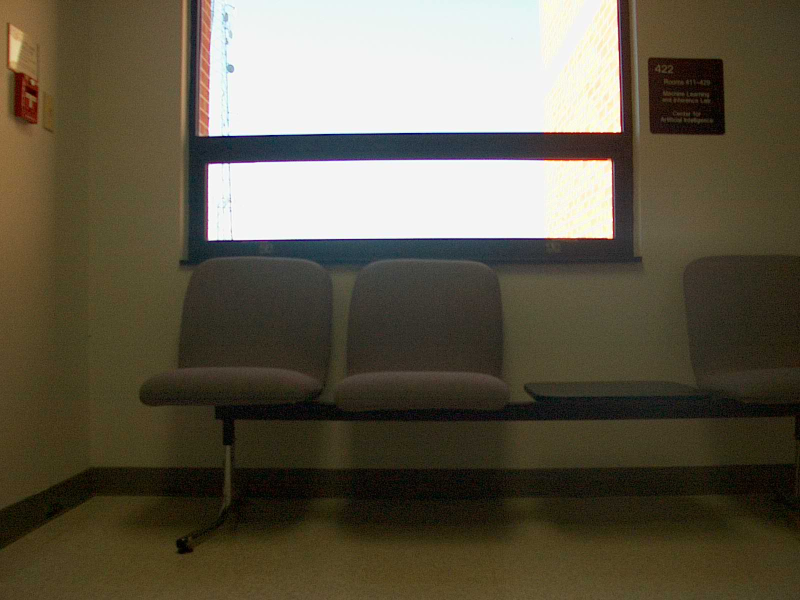
#> input picture DynamicCursor_HistogramComparisons/ST2MainHall4/ST2MainHall4001.jpg, 1600 x 1200 px (shown at 1/2 size); its folder holds only this picture in this run
$ python part2.py
#> lines starting #> are read from the running program, lines starting #| are printed output that depends on the picture
# Alec Webb CS682 Homework2-problem2
from os import listdir
from os.path import join, isfile
from itertools import product

import matplotlib.pyplot as pyplot
import numpy as np
import math
import cv2

path = 'ST2MainHall4/'
histograms = []
gmax = 255
nimgs = 0
bin = 512

def BuildHistograms():
    global nimgs
    global histograms

    print("Loading image files...")
    imagefiles = [imgfile for imgfile in listdir(path) if isfile(join(path, imgfile))]
    imagefiles.sort()
    nimgs = len(imagefiles)

    for imgfile in imagefiles:
        imgfilename = join(path, imgfile)
        img = cv2.imread(imgfilename)
        b, g, r = cv2.split(img)
        #x << k == x multiplied by 2 to the power of k
        #x >> k == x divided by 2 to the power of k
        colortoindex = ((b >> 5) << 6) + ((g >> 5) << 3) + (r >> 5)
        (rows, cols) = colortoindex.shape
        indices = colortoindex.reshape([rows * cols, 1])
        (histogram, _) = np.histogram(indices, bins = range(0, bin + 1))
        histograms = [*histograms, histogram]

def ComputeDisplayIntersection():
    print("Computing histogram intersection...")
    ComputedIntersection = np.ones((nimgs, nimgs))
    for i in range(0, nimgs - 1):
        for j in range(i + 1, nimgs):
            ComputedIntersection[i, j] = HistogramIntersection(histograms[i], histograms[j])
            ComputedIntersection[j, i] = ComputedIntersection[i, j]

    #convert to range 0 to gmax
    IntersectionImage = (gmax * ComputedIntersection)
    Display(IntersectionImage, 'Histogram Intersection')

def ComputeDisplayChiSquare():
    print("Computing chi square measure...")
    ComputedChiSquare = np.zeros((nimgs, nimgs))
    for i in range(0, nimgs - 1):
        for j in range(i + 1, nimgs):
            ComputedChiSquare[i, j] = ChiSquaredMeasure(histograms[i], histograms[j])
            ComputedChiSquare[j, i] = ComputedChiSquare[i, j]

    #convert to range 0 to gmax
    ChiSqureImage = (gmax - (gmax * (ComputedChiSquare)) / (np.amax(ComputedChiSquare)))
    Display(ChiSqureImage, 'Chi Squared Measure')

def HistogramIntersection(H1, H2):
    sum_dividend = 0.0
    sum_divisor = 0.0
    for i in range(0, bin):
        sum_dividend = sum_dividend + min(H1[i], H2[i])
        sum_divisor = sum_divisor + max(H1[i], H2[i])
    return sum_dividend/sum_divisor

def ChiSquaredMeasure(H1, H2):
    summation = 0.0
    for i in range(0, bin):
        #summation constraint i:H1+H2 > 0
        if (H1[i] + H2[i] > 0):
            summation += (math.pow(H1[i] - H2[i], 2) / (H1[i] + H2[i]))
    return summation

def Display(img, title):
    pyplot.imshow(img)
    pyplot.gray()
    pyplot.suptitle(title)
    pyplot.colorbar()
    pyplot.show()

def main():
    BuildHistograms()
#> in BuildHistograms, img is the input picture: shape (1200, 1600, 3); mean B, G, R 73.1, 89.9, 96.8
#> in BuildHistograms, `b, g, r = cv2.split(img)`:
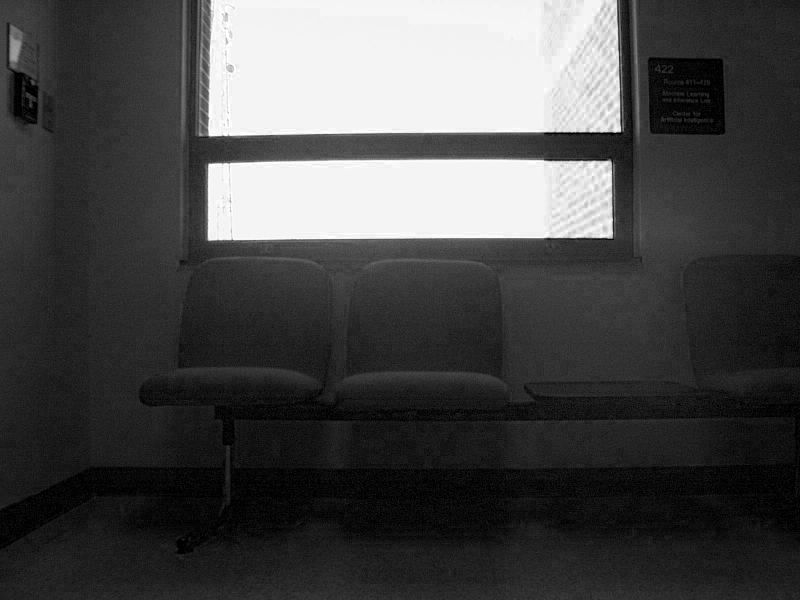
#> b: shape (1200, 1600) (shown at 1/2 size); min 0, max 255, mean 73.1
#> in BuildHistograms, `b, g, r = cv2.split(img)`:
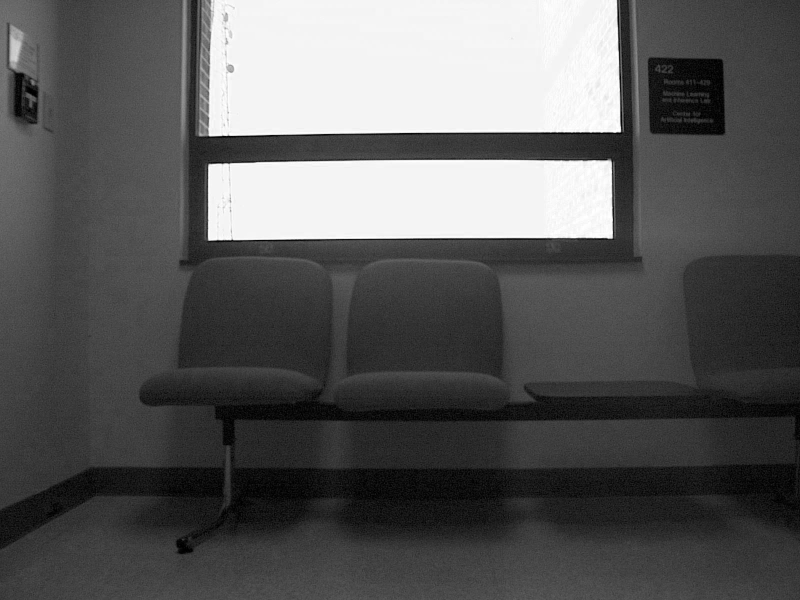
#> g: shape (1200, 1600) (shown at 1/2 size); min 0, max 255, mean 89.9
#> in BuildHistograms, `b, g, r = cv2.split(img)`:
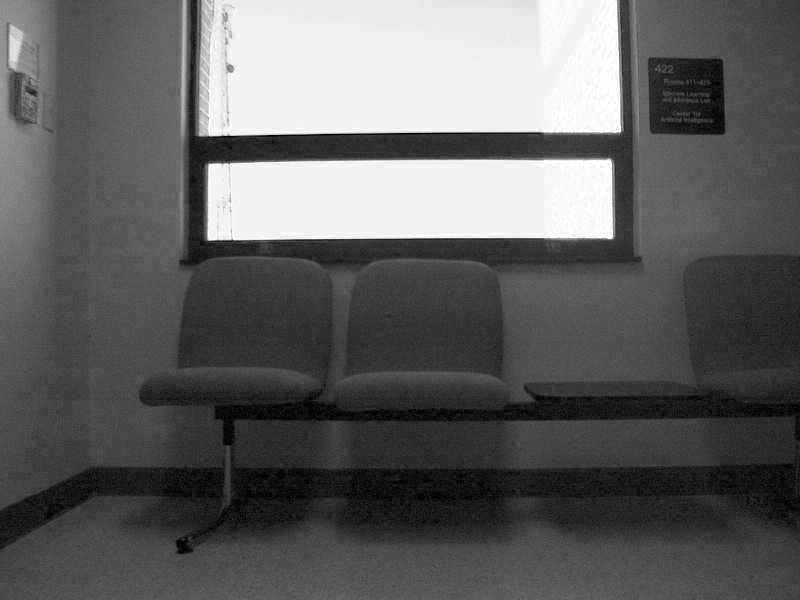
#> r: shape (1200, 1600) (shown at 1/2 size); min 0, max 255, mean 96.8
#> in BuildHistograms, `colortoindex = ((b >> 5) << 6) + ((g >> 5) << 3) + (r >> 5)`:
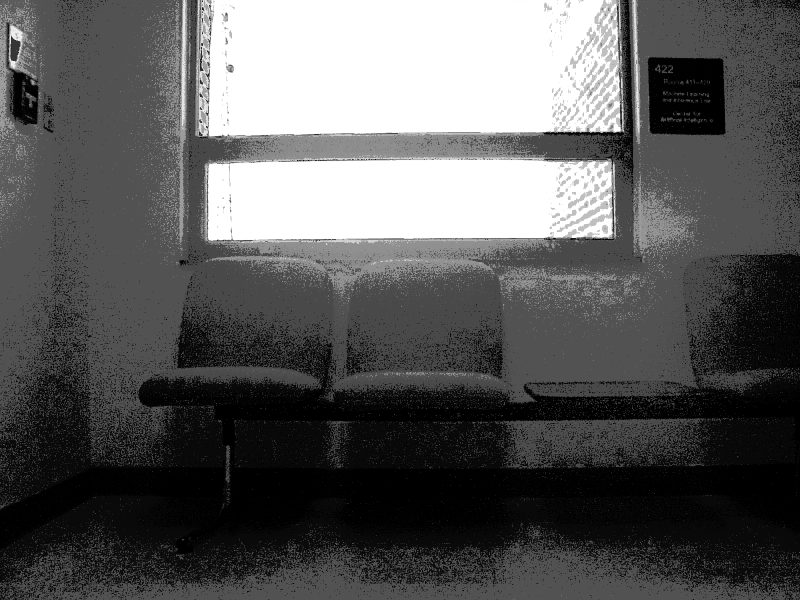
#> colortoindex: shape (1200, 1600) (shown at 1/2 size); min 0, max 255, mean 90.1
#> in BuildHistograms, `(histogram, _) = np.histogram(indices, bins = range(0, bin + 1))`: histogram = 512 values, max 433542 at index 82, min 0 at index 6, mean 3750
    ComputeDisplayIntersection()
#> after the loop in ComputeDisplayIntersection, `for i in range(0, nimgs - 1):`: ComputedIntersection = [1]
#> in ComputeDisplayIntersection, `IntersectionImage = (gmax * ComputedIntersection)`: IntersectionImage = [255]
#> in Display, `pyplot.show()`:
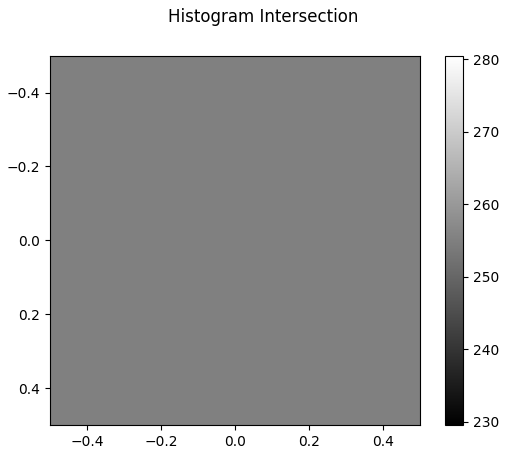
#> figure drawn by matplotlib, 2 panels
    ComputeDisplayChiSquare()
#> after the loop in ComputeDisplayChiSquare, `for i in range(0, nimgs - 1):`: ComputedChiSquare = [0]
#> in ComputeDisplayChiSquare, `ChiSqureImage = (gmax - (gmax * (ComputedChiSquare)) / (np.amax(Comput..`: ChiSqureImage = [nan]
#> call 2 of Display, with img = array of shape (1, 1), title = 'Chi Squared Measure'
#> in Display (call 2), `pyplot.show()`:
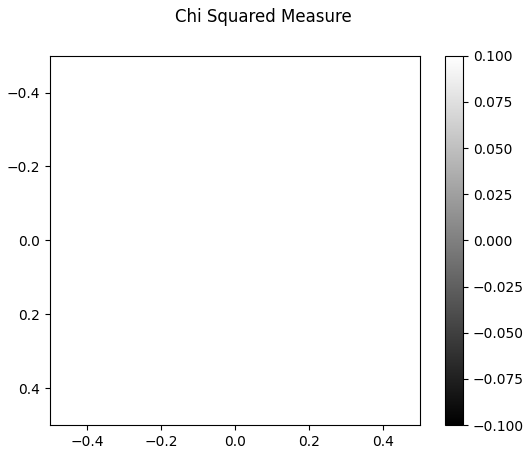
#> figure drawn by matplotlib, 2 panels
    print("Execution complete")

if __name__ == '__main__':
   main()

$ run again, on DynamicCursor_HistogramComparisons/ST2MainHall4/ST2MainHall4005.jpg
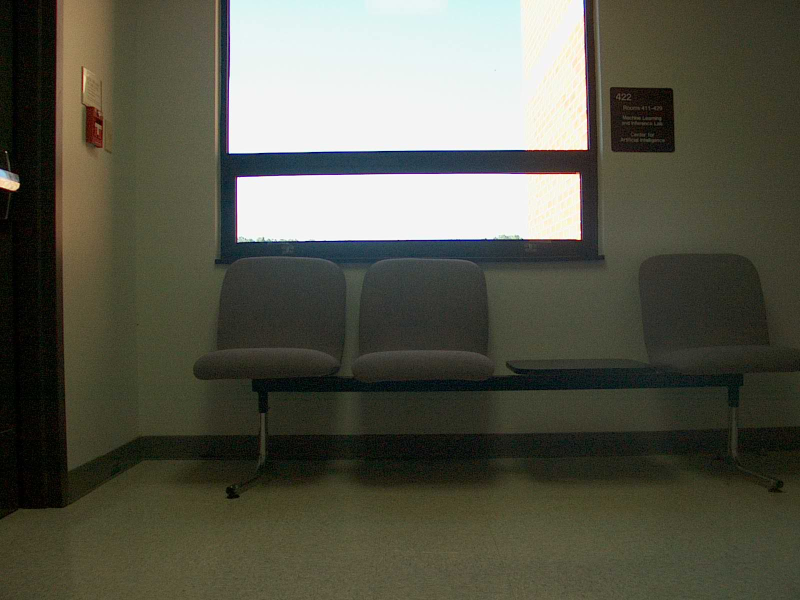
#> input picture DynamicCursor_HistogramComparisons/ST2MainHall4/ST2MainHall4005.jpg, 1600 x 1200 px (shown at 1/2 size)
#> in BuildHistograms, img is the input picture: shape (1200, 1600, 3); mean B, G, R 75.6, 88.7, 88.5
#> in BuildHistograms, `b, g, r = cv2.split(img)`:
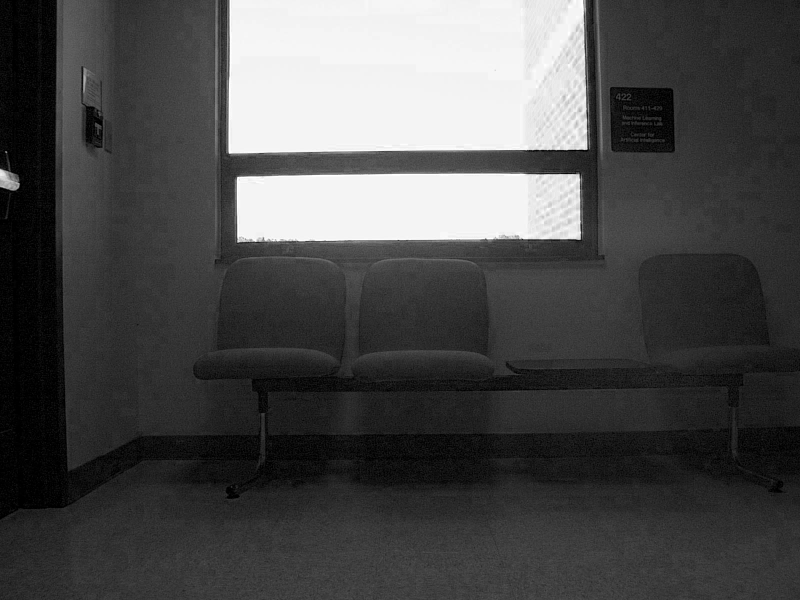
#> b: shape (1200, 1600) (shown at 1/2 size); min 0, max 255, mean 75.6
#> in BuildHistograms, `colortoindex = ((b >> 5) << 6) + ((g >> 5) << 3) + (r >> 5)`:
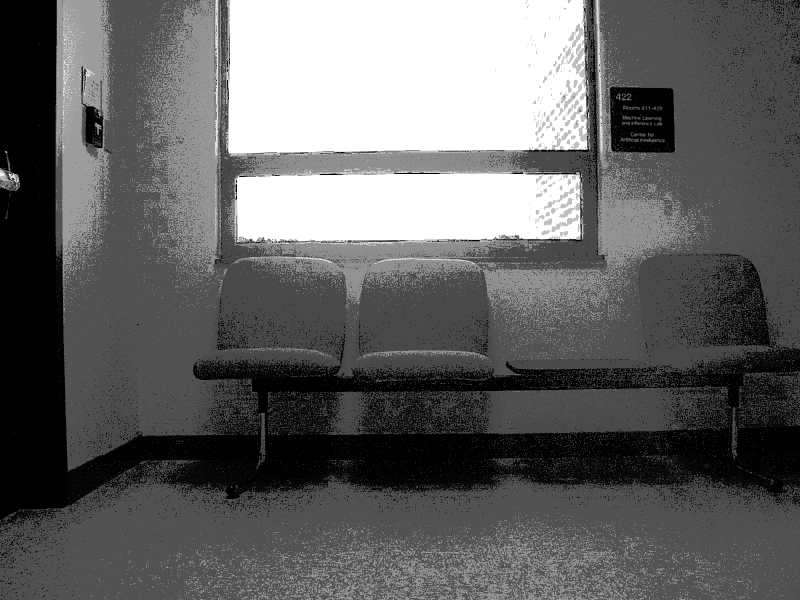
#> colortoindex: shape (1200, 1600) (shown at 1/2 size); min 0, max 255, mean 99.6
#> histogram = 512 values, max 537594 at index 82, min 0 at index 5, mean 3750
#> after the loop in ComputeDisplayIntersection, `for i in range(0, nimgs - 1):`: ComputedIntersection = [1]
#> IntersectionImage = [255]
#> after the loop in ComputeDisplayChiSquare, `for i in range(0, nimgs - 1):`: ComputedChiSquare = [0]
#> ChiSqureImage = [nan]

$ run again, on DynamicCursor_HistogramComparisons/ST2MainHall4/ST2MainHall4007.jpg
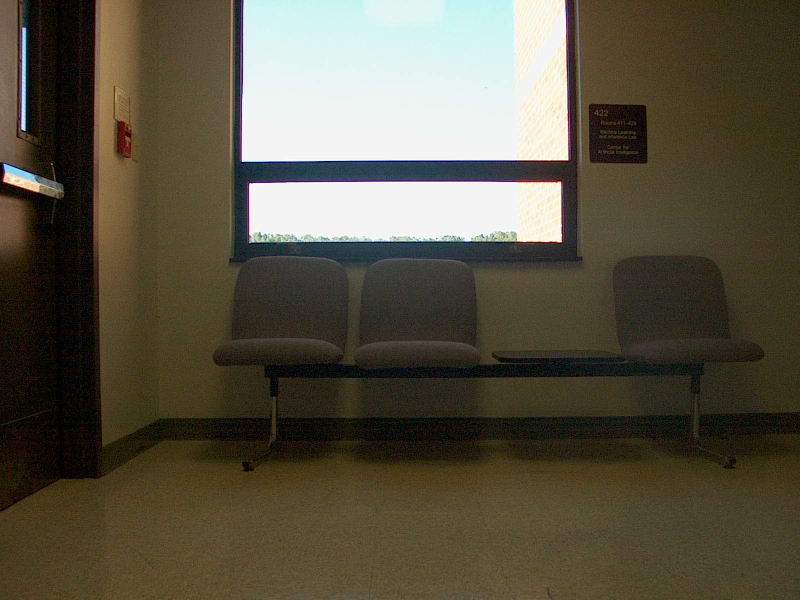
#> input picture DynamicCursor_HistogramComparisons/ST2MainHall4/ST2MainHall4007.jpg, 1600 x 1200 px (shown at 1/2 size)
#> in BuildHistograms, img is the input picture: shape (1200, 1600, 3); mean B, G, R 66.1, 82.5, 88.7
#> in BuildHistograms, `b, g, r = cv2.split(img)`:
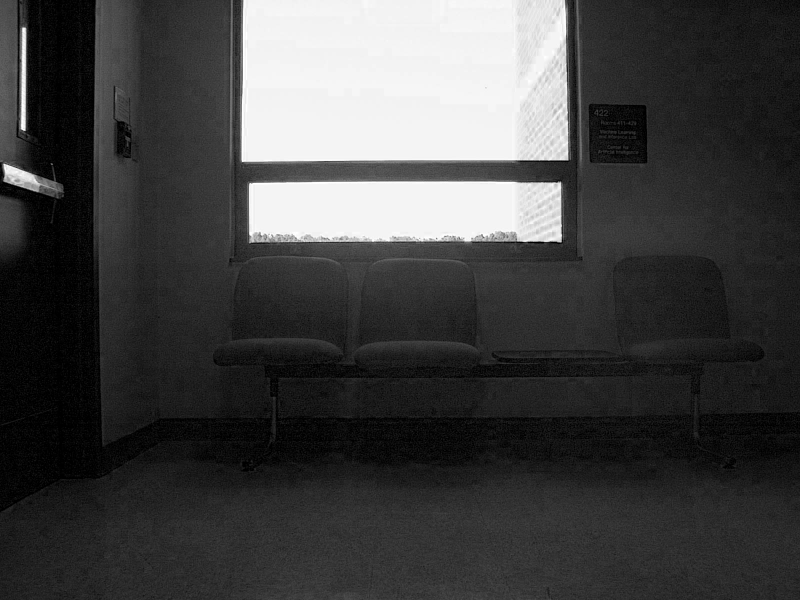
#> b: shape (1200, 1600) (shown at 1/2 size); min 0, max 255, mean 66.1
#> in BuildHistograms, `colortoindex = ((b >> 5) << 6) + ((g >> 5) << 3) + (r >> 5)`:
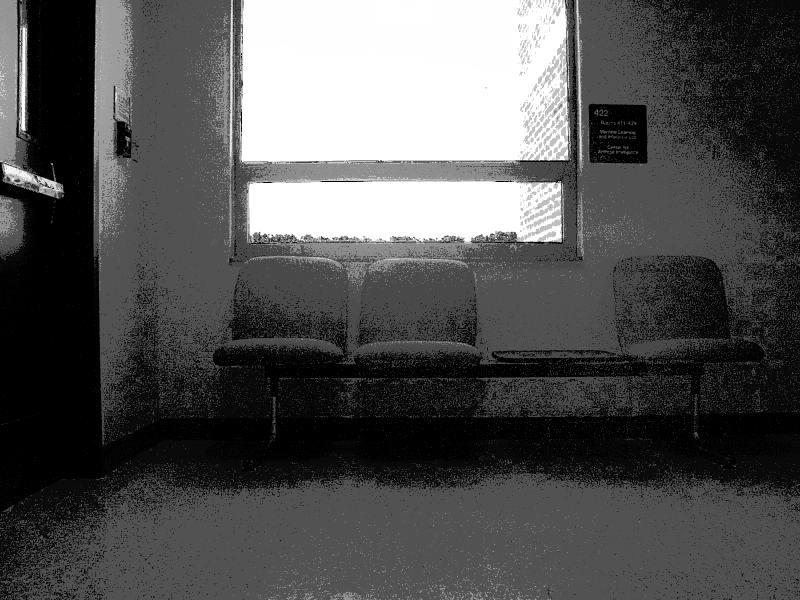
#> colortoindex: shape (1200, 1600) (shown at 1/2 size); min 0, max 255, mean 82.5
#> histogram = 512 values, max 492459 at index 82, min 0 at index 6, mean 3750
#> after the loop in ComputeDisplayIntersection, `for i in range(0, nimgs - 1):`: ComputedIntersection = [1]
#> IntersectionImage = [255]
#> after the loop in ComputeDisplayChiSquare, `for i in range(0, nimgs - 1):`: ComputedChiSquare = [0]
#> ChiSqureImage = [nan]
